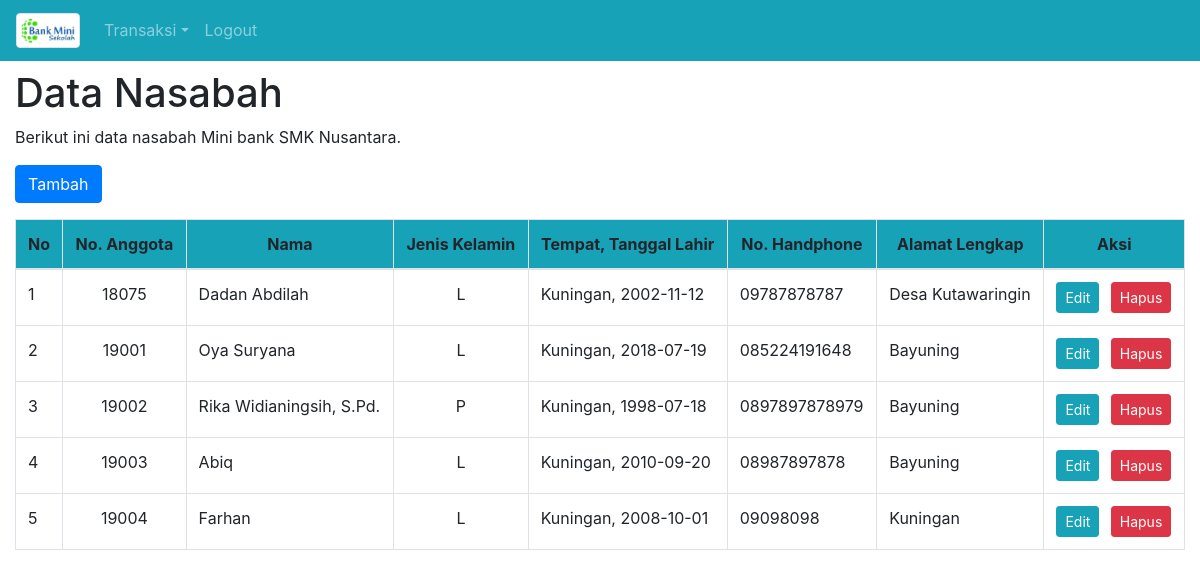
The app's page /index.php?modul=NasabahTampil (signed in), older data.
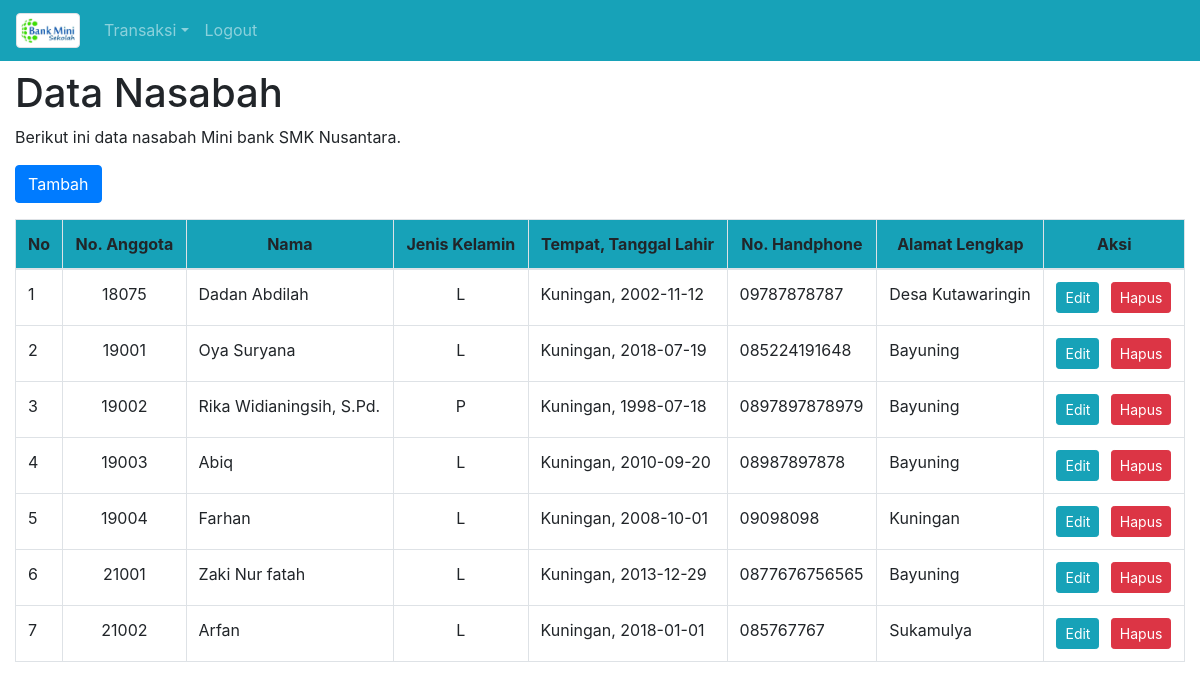
The same page, newer data.
### tables this page shows
CREATE TABLE `dataNasabah` (
  `NoRekening` char(5) NOT NULL,
  `NamaNasabah` varchar(150) NOT NULL,
  `JenisKelamin` enum('L','P') NOT NULL,
  `TempatLahir` varchar(150) NOT NULL,
  `TanggalLahir` date NOT NULL,
  `NoHandphone` varchar(20) NOT NULL,
  `AlamatNasabah` mediumtext NOT NULL,
  `tglDaftar` datetime NOT NULL DEFAULT CURRENT_TIMESTAMP
);

### NasabahTampil.php (the view, shortened to what this page needs)
<?php
$sqlNasabah=mysqli_query($koneksi,"SELECT * FROM dataNasabah");
?>
<h1>Data Nasabah</h1>
<p>Berikut ini data nasabah Mini bank SMK Nusantara. </p>
<p><a href="index.php?modul=NasabahTambah" class="btn btn-primary">Tambah</a></p>
<table class="table table-bordered table-hovered">
	<thead class="bg-info text-center">
		<tr>
			<th>No</th>
			<th>No. Anggota</th>
			<th>Nama</th>
			<th>Jenis Kelamin</th>
			<th>Tempat, Tanggal Lahir</th>
			<th>No. Handphone</th>
			<th>Alamat Lengkap</h>
			<th>Aksi</th>
		</tr>
	</thead>
	<tbody>
		<?php
			$noUrut=null;
			while($dataNasabah=mysqli_fetch_array($sqlNasabah,MYSQLI_ASSOC)){
				$noUrut++;
				echo '
				<tr>
					<td>'.$noUrut.'</td>
					<td align="center">'.$dataNasabah['NoRekening'].'</td>
					<td>'.$dataNasabah['NamaNasabah'].'</td>
					<td align="center">'.$dataNasabah['JenisKelamin'].'</td>
					<td>'.$dataNasabah['TempatLahir'].', '.$dataNasabah['TanggalLahir'].'</td>
					<td>'.$dataNasabah['NoHandphone'].'</td>
					<td>'.$dataNasabah['AlamatNasabah'].'</td>
					<th>
						<a href="index.php?modul=NasabahEdit&NoRekening='.$dataNasabah['NoRekening'].'" class="btn btn-info btn-sm">Edit</a>
						&nbsp;
						<a href="index.php?modul=NasabahHapus&NoRekening='.$dataNasabah['NoRekening'].'" class="btn btn-danger btn-sm">Hapus</a>
					</th>
				</tr>';
			}
		?>
	</tbody>
</table>

Row changes from the older to the newer data that the page shows:
added datanasabah: NoRekening "21001", NamaNasabah "Zaki Nur fatah", JenisKelamin "L", TempatLahir "Kuningan", TanggalLahir "2013-12-29", NoHandphone "0877676756565", AlamatNasabah "Bayuning"
added datanasabah: NoRekening "21002", NamaNasabah "Arfan", JenisKelamin "L", TempatLahir "Kuningan", TanggalLahir "2018-01-01", NoHandphone "085767767", AlamatNasabah "Sukamulya"
